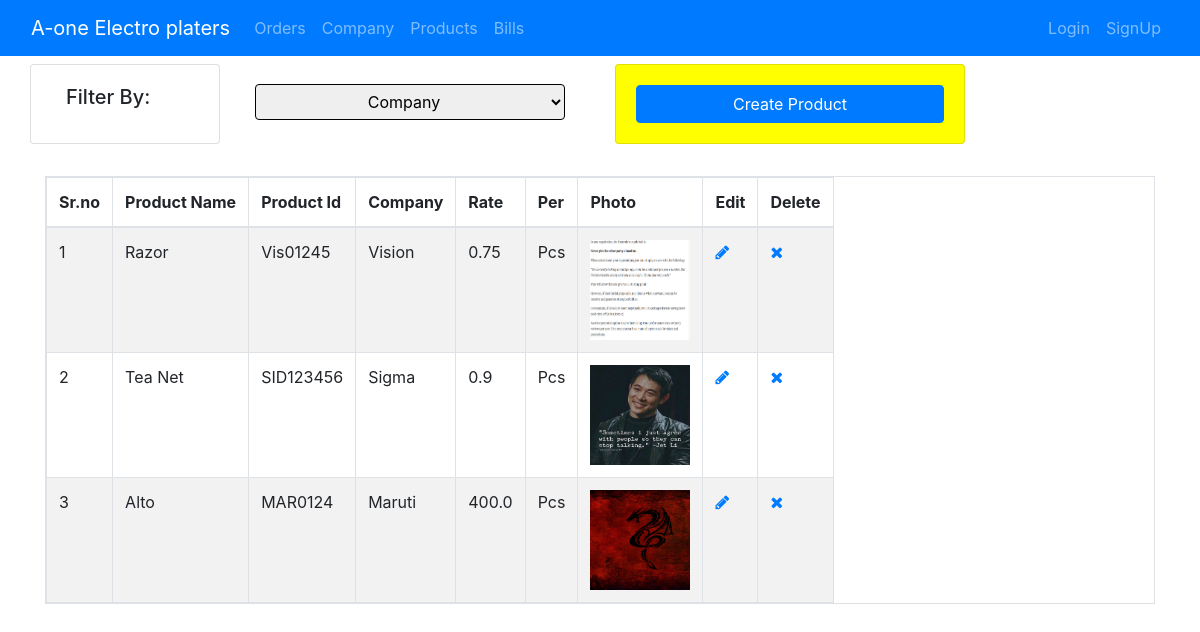
Screenshot of /products/ with the database file from the repository.
### products/models.py (models this page shows, shortened)
class Products(models.Model):
    KG = "Kg"
    Pcs = "Pcs"
    Bags = "Bags"
    Box = "Box"
    PER_CHOICES = (
        (KG, 'Kg'),
        (Pcs, 'Pcs'),
        (Bags, 'Bags'),
        (Box, 'Box')
    )
    prodID = models.AutoField(primary_key=True, editable=False, unique=True)
    prodName = models.CharField(max_length=256, verbose_name="Product Name")
    compName = models.ForeignKey(Company, on_delete=models.CASCADE, verbose_name="Company Name")
    prodCode = models.CharField(max_length=150, verbose_name="Product Code")
    rate = models.FloatField(verbose_name="Rate")
    per = models.CharField(max_length=15, choices=PER_CHOICES, verbose_name="Per")
    prodPhoto = models.ImageField(upload_to='prodImage', blank=True)

### company/models.py (models this page shows)
class Company(models.Model):
    compID = models.AutoField(primary_key=True, editable=False, unique=True)
    compName = models.CharField(max_length=256, verbose_name="Company Name")
    CompAddress = models.TextField(verbose_name="Address")
    compContact = models.CharField(max_length=20, verbose_name="Contact")
    compEmail = models.EmailField(blank=True, verbose_name="Email Id")
    compLocation = models.CharField(max_length=150, blank=True, verbose_name="Location")
    def __str__(self):
        return self.compName

### products/views.py (the view)
# urls.py: path('', views.ListProducts.as_view(), name="listProd"),
class ListProducts(generic.ListView):
    model = Products
    context_object_name = "productsList"
    def get_context_data(self, **kwargs):
        context = super().get_context_data(**kwargs)
        comp_id = Products.objects.values_list('compName', flat=True).distinct()
        comp_name_id = []
        for ore in comp_id:
            name_list = Company.objects.get(pk=ore)
            comp_name_id.append(name_list)
        context['comp_name_list'] = set(comp_name_id)
        return context

### products/templates/products/products_list.html (shortened to what this page needs)
{% extends "base.html" %}
{% block content %}
<div class="row">
		<div class="col-md-2 card">
			<h5 class="card-body">Filter By:</h5>
		</div>
		<div class="col-md-4">
			<div class="card-body">
				<select id="compFilter" class = "btn btn-Light btn-block" data-tableId="mytab">
				<option value="All">Company</option>
				</select>
			</div>
		</div>
		<div class="col-md-4">
			<div class="card" style="background-color: yellow;">
				<div class="card-body">
					<a href="{% url 'products:createProd' %}" class="btn btn-primary btn-block" role="button">Create Product</a>
				</div>
			</div>
		</div>
	</div>
	<div class="row" style="margin-top: 2em" >
		<div class="col-md-12">
			<table class="table table-striped table-responsive table-bordered">
				<thead>
					<th>Sr.no</th>
					<th>Product Name</th>
					<th>Product Id</th>
					<th>Company</th>
					<th>Rate</th>
					<th>Per</th>
					<th>Photo</th>
					<th>Edit</th>
					<th>Delete</th>
				</thead>
				<tbody>
					{% for product in productsList %}
					<tr>
						<td>{{ forloop.counter }}</td>
						<td>{{ product.prodName }}</td>
						<td>{{ product.prodCode }}</td>
						<td>{{ product.compName }}</td>
						<td>{{ product.rate }}</td>
						<td>{{ product.per }}</td>
						<td>
							{% if product.prodPhoto %}
							<img src="{{ product.prodPhoto.url }}" height='100' width='100' >
							{% else %}
							<p>No Image </p>
							{% endif %}
						</td>
						<td>
							<a href="{% url 'products:updateProducts' pk=product.pk %}">
								<span class="fa fa-pencil"></span>
							</a>
						</td>
						<td>
							<a href="{% url 'products:deleteProducts' pk=product.pk %}">
					        	<span class="fa fa-remove"></span>
					        </a>
						</td>
					</tr>
				{% endfor %}
				</tbody>
			</table>
		</div>
	</div>
{% endblock %}

### static/css/master.css (style rules this page uses)
#compFilter, #monFilter, #statFilter { border: 0.5px solid; }

### rows the page displays
Products: prodName "Razor", prodCode "Vis01245", compName "Vision", rate "0.75", per "Pcs", prodPhoto (picture)
Products: prodName "Tea Net", prodCode "SID123456", compName "Sigma", rate "0.9", per "Pcs", prodPhoto (picture)
Products: prodName "Alto", prodCode "MAR0124", compName "Maruti", rate "400.0", per "Pcs", prodPhoto (picture)
